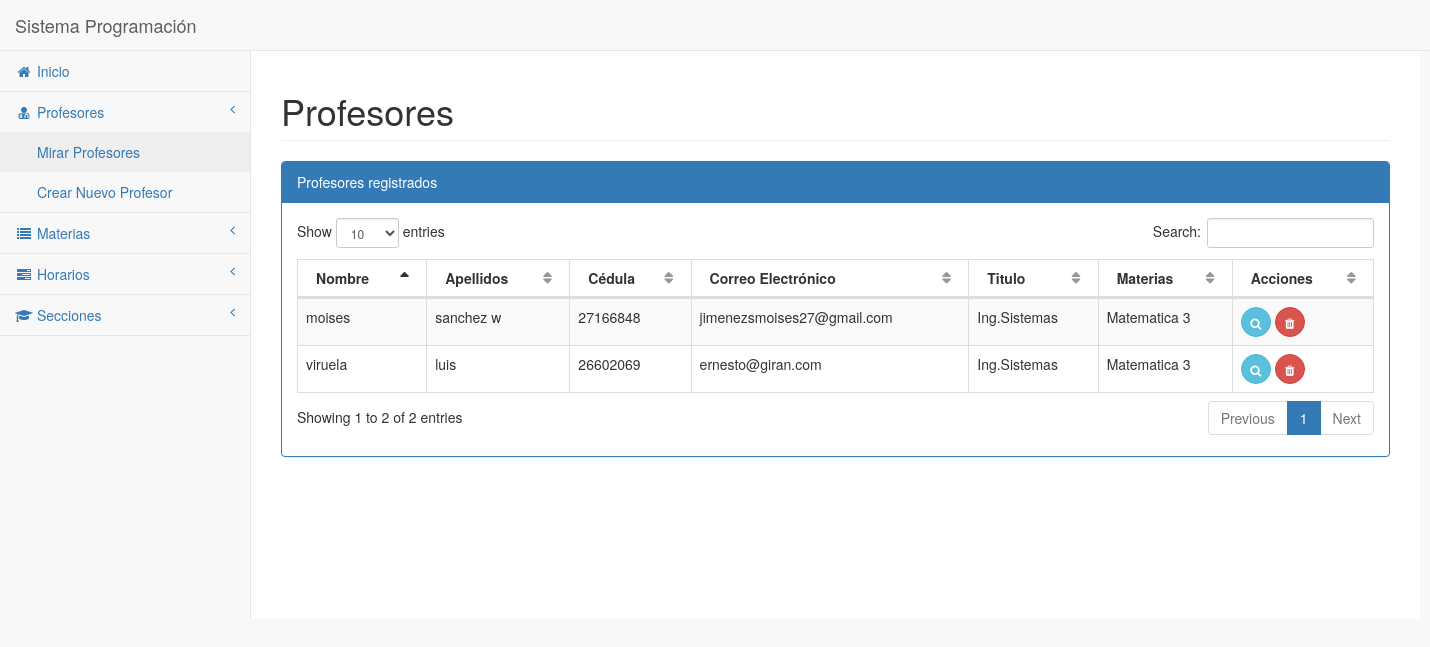
The page /list_profesores on the database its author committed.
### PNFI/models.py (models this page shows, shortened)
class Profesor(models.Model):
    Nombre = models.CharField(max_length=20)
    Apellido = models.CharField(max_length=20)
    CI = models.IntegerField(primary_key=True)
    Email = models.EmailField()
    Titulo_Profesion =models.CharField(max_length=20)
    Materias_Imparte = models.ForeignKey('Materia', on_delete=models.CASCADE, blank=True, null=True)

class Materia(models.Model):
    Cod_Materia = models.AutoField(primary_key=True)
    Nombre = models.CharField(max_length=50)
    def __str__(self):
        return self.Nombre

### PNFI/views.py (the view)
# urls.py: path('list_profesores', list_profesores.as_view(), name='list_profesores'),
class list_profesores(ListView):
    model = Profesor
    template_name = "html/list_profesores.html"

### templates/html/list_profesores.html
{% extends 'html/layouts/default.html' %}
{% block content %}
            <div class="row">
                <div class="col-lg-12">
                    <h1 class="page-header">Profesores</h1>
                </div>
            </div>
            <div class="row">
                <div class="col-lg-12">
                    <div class="panel panel-primary">
                        <div class="panel-heading">
                            Profesores registrados
                        </div>
                        <div class="panel-body">
                            <table width="100%" class="table table-striped table-bordered table-hover" id="dataTables-example">
                                <thead>
                                    <tr>
                                        <th>Nombre</th>
                                        <th>Apellidos</th>
                                        <th>Cédula</th>
                                        <th>Correo Electrónico</th>
                                        <th>Titulo</th>
                                        <th>Materias</th>
                                        <th>Acciones</th>
                                    </tr>
                                </thead>
                                <tbody>
									{% if object_list %}
									{% for profesor in object_list %}
                                    <tr class="odd gradeX">
										<td>{{ profesor.Nombre }}</td>
										<td>{{ profesor.Apellido }}</td>
										<td>{{ profesor.CI }}</td>
										<td>{{ profesor.Email }}</td>
										<td>{{ profesor.Titulo_Profesion }}</td>
                                        <td>{{ profesor.Materias_Imparte }}</td>
                                        <td>
                                          <a href="{% url 'ProfesoresUpdate' profesor.CI %}">
                                              <button class="btn btn-circle btn-info">
                                                  <span class="fa fa-search fa-fw"></span>
                                              </button>
                                          </a>
                                          <a type="button"class="btn btn-danger btn-circle" href="{% url 'ProfesoresDelete' profesor.CI %}">
                                              <span class="fa fa-trash fa-fw"></span>
                                          </a>
                                        </td>
                                    </tr>
									{% endfor %}
									{% else %}
									<p>No existen Profesores registrados</p>
									{% endif %}
                                </tbody>
                            </table>
                        </div>
                    </div>
                </div>
            </div>
{% endblock %}

### rows shown on the page
Profesor: Nombre "viruela", Apellido "luis", CI "26602069", Email "ernesto@giran.com", Titulo_Profesion "Ing.Sistemas", Materias_Imparte "Matematica 3"
Profesor: Nombre "moises", Apellido "sanchez w", CI "27166848", Email "jimenezsmoises27@gmail.com", Titulo_Profesion "Ing.Sistemas", Materias_Imparte "Matematica 3"
